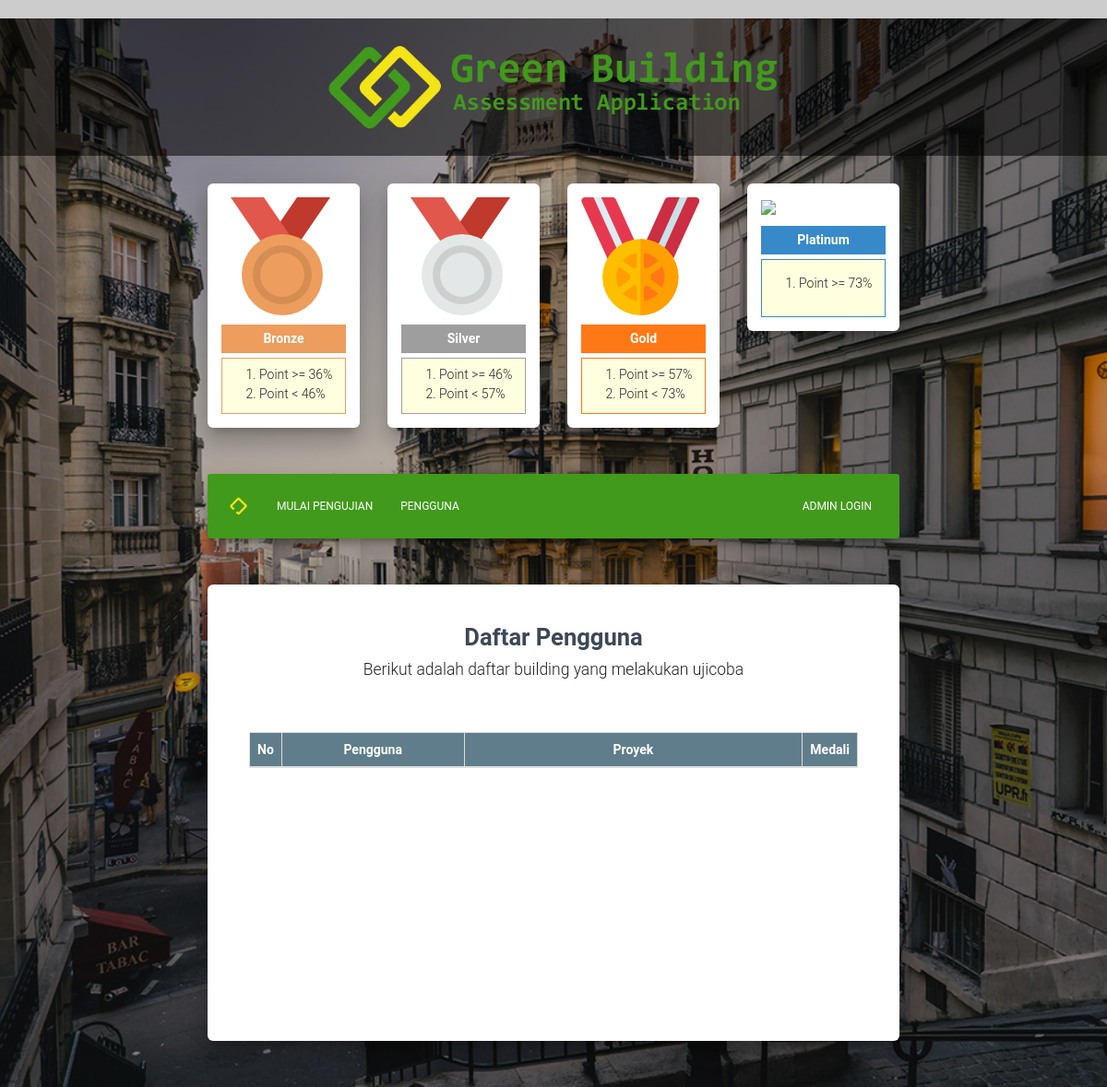
The app's page /index.php/c_dashboard/pengguna, older data.
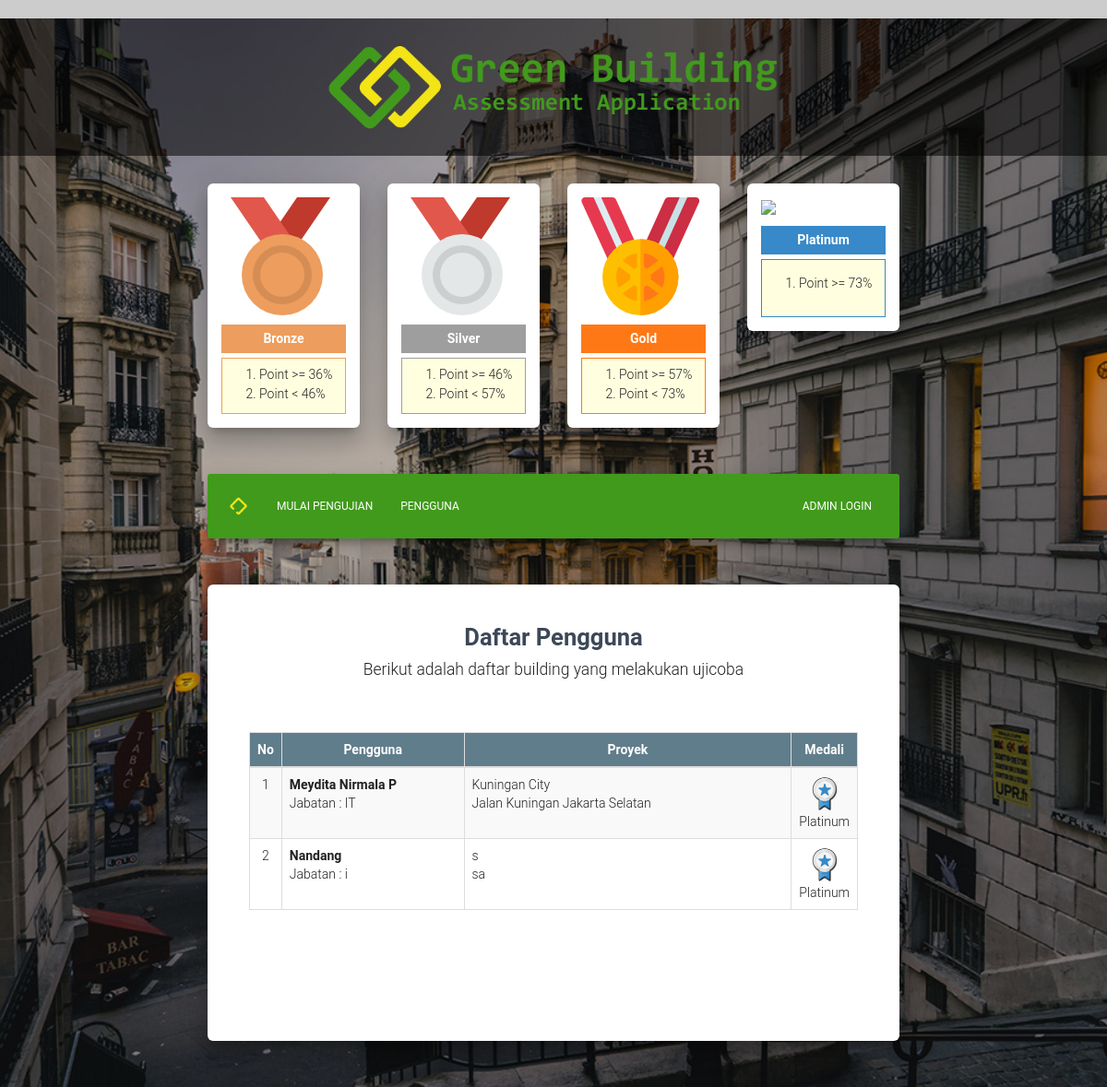
The same page, newer data.
### tables this page shows
CREATE TABLE `user` (
  `ID` int(11) NOT NULL AUTO_INCREMENT,
  `Name` varchar(100) DEFAULT NULL,
  `Position` varchar(200) DEFAULT NULL,
  `Email` varchar(200) DEFAULT NULL,
  `Password` varchar(255) DEFAULT NULL,
  `Hp` varchar(15) DEFAULT NULL,
  `JobID` int(11) DEFAULT NULL,
  `JobOther` varchar(100) DEFAULT NULL,
  `ProjectName` varchar(200) DEFAULT NULL,
  `Location` varchar(200) DEFAULT NULL,
  `LandArea` float DEFAULT NULL COMMENT 'luas lahan',
  `BuildingArea` float DEFAULT NULL COMMENT 'luas bangunan',
  `CreateAt` datetime NOT NULL,
  PRIMARY KEY (`ID`)
);

### application/controllers/C_dashboard.php (called while the page is built, shortened)
<?php
class C_dashboard extends CI_Controller {
    function __construct()
    {
        $this->load->model('m_dashboard');
    }
    public function temp($page){
        $data['page'] = $page;
        $this->load->view('template/template',$data);
    }
    public function dash_menu($content){
        $data['content'] = $content;
        $page = $this->load->view('page/dashboard_menu',$data,true);
        $this->temp($page);
    }
    public function pengguna(){
        $dataPengguna = $this->db->order_by('ID','ASC')->get('apgt1743_green.user')->result_array();
        for($i=0;$i<count($dataPengguna);$i++){
            $perc = $this->m_dashboard->getPercentage($dataPengguna[$i]['ID']);
            $dataPengguna[$i]['Percentage'] = $perc;
        }
        $data['dataPengguna'] = $dataPengguna;
        $page = $this->load->view('page/pengguna',$data,true);
        $this->dash_menu($page);
    }
}

### index.php (called while the page is built, shortened)
<?php
require_once BASEPATH.'core/CodeIgniter.php';

### application/models/M_dashboard.php (called while the page is built, shortened)
<?php
class M_dashboard extends CI_Model {
    public function getPercentage($IDUser){
        $dataPercentage = $this->db->order_by('ID','ASC')->get_where('apgt1743_green.user_step_log',
            array('IDUser' => $IDUser))->result_array();
        $t1 = 0;
        $t2 = 0;
        $t3 = 0;
        $t4 = 0;
        $t5 = 0;
        $t6 = 0;
        foreach ($dataPercentage AS $item){
            if($item['IDTitle']=='1'){
                $t1 = $item['Percentage'];
            } else if($item['IDTitle']=='2'){
                $t2 = $item['Percentage'];
            } else if($item['IDTitle']=='3'){
                $t3 = $item['Percentage'];
            } else if($item['IDTitle']=='4'){
                $t4 = $item['Percentage'];
            } else if($item['IDTitle']=='5'){
                $t5 = $item['Percentage'];
            } else if($item['IDTitle']=='6'){
                $t6 = $item['Percentage'];
            }
        }
        $totalPercentage = $t1 + $t2 + $t3 + $t4 + $t5 + $t6;
        return $totalPercentage;
    }
}

### application/views/page/pengguna.php (the view, shortened to what this page needs)
<div class="container">
    <div class="row">
        <div class="col-md-8 col-md-offset-2">
            <div class="wizard-container">
                <div class="card wizard-card" data-color="green" id="wizard" style="padding: 15px;padding-left: 30px;padding-right: 30px;">
                    <div class="wizard-header">
                        <h3 class="wizard-title">
                            Daftar Pengguna
                        </h3>
                        <h5>Berikut adalah daftar building yang melakukan ujicoba</h5>
                    </div>
                    <div class="tab-content">
                        <div class="row">
                            <div class="col-md-12">
                                <table class="table table-bordered table-striped" id="tablePengguna">
                                    <thead>
                                    <tr>
                                        <th style="width: 1%;">No</th>
                                        <th style="width: 30%;">Pengguna</th>
                                        <th>Proyek</th>
                                        <th style="width: 7%;">Medali</th>
                                    </tr>
                                    </thead>
                                    <tbody>
                                    <?php $no=1; foreach ($dataPengguna AS $item){
                                        $totalPercentage = $item['Percentage'];
                                        $ketD = '';
                                        $ketIcon = '';
                                        if((float)$totalPercentage>=36 && (float)$totalPercentage<46){
                                            $ketD = 'Bronze';
                                            $ketIcon = 'bronze2.png';
                                        }
                                        else if((float)$totalPercentage>=46 && (float)$totalPercentage<57){
                                            $ketD = 'Silver';
                                            $ketIcon = 'silver2.png';
                                        }
                                        else if((float)$totalPercentage>=57 && (float)$totalPercentage<73){
                                            $ketD = 'Gold';
                                            $ketIcon = 'gold2.png';
                                        }
                                        else if((float)$totalPercentage>=73){
                                            $ketD = 'Platinum';
                                            $ketIcon = 'platinum2.png';
                                        }
                                        ?>
                                        <tr>
                                            <td><?php echo $no++; ?></td>
                                            <td style="text-align: left;">
                                                <b><?php echo $item['Name'] ?></b><br/>
                                                <span>Jabatan : <?php echo $item['Position']; ?></span>
                                            </td>
                                            <td style="text-align: left;">
                                                <?php echo $item['ProjectName']; ?><br/>
                                                <?php echo $item['Location']; ?>
                                            </td>
                                            <td>
                                                <?php if($ketIcon!=''){ ?>
                                                    <img src="<?php echo base_url('assets/images/icon/'.$ketIcon); ?>" style="max-width: 40px;">
                                                    <?php echo $ketD; ?>
                                                <?php } else {
                                                    echo '-';
                                                } ?>
                                            </td>
                                        </tr>
                                    <?php } ?>
                                    </tbody>
                                </table>
                            </div>
                        </div>
                    </div>
                </div>
            </div>
        </div>
    </div>
</div>

### application/views/page/dashboard_menu.php (shortened to what this page needs)
<div class="image-container set-full-height" style="background-image: url('<?php echo base_url("assets/images/bg/wizard-book.jpg"); ?>');padding-bottom: 50px;">
    <div  style="background: #0000008c;margin-bottom: 30px;padding: 15px;">
        <div class="container">
            <div class="row">
                <div class="col-md-12 text-center" style="color: #ffffff;">
                    <img src="<?php echo  base_url('assets/images/icon/logo_tr.png'); ?>" style="max-width: 500px;">
                </div>
            </div>
        </div>
    </div>
    <div class="container">
        <div class="row">
            <div class="col-md-2 col-md-offset-2">
                <div class="card wizard-card medali animated flipInY">
                    <img class=" animated pulse infinite" src="<?php echo base_url('assets/images/icon/bronze.png'); ?>">
                    <div class="bobot-bronze">
                        Bronze
                    </div>
                    <div style="margin-top: 5px;background: lightyellow;border: 1px solid #ed9d5d;padding-top: 7px;">
                        <ol>
                            <li>Point >= 36%</li>
                            <li>Point < 46%</li>
                        </ol>
                    </div>
                </div>
            </div>
            <div class="col-md-2">
                <div class="card wizard-card medali animated flipInY delay-1s">
                    <img class="animated pulse infinite" src="<?php echo base_url('assets/images/icon/silver.png'); ?>">
                    <div class="bobot-silver">
                        Silver
                    </div>
                    <div style="margin-top: 5px;background: lightyellow;border: 1px solid #9e9e9e;padding-top: 7px;">
                        <ol>
                            <li>Point >= 46%</li>
                            <li>Point < 57%</li>
                        </ol>
                    </div>
                </div>
            </div>
            <div class="col-md-2">
                <div class="card wizard-card medali animated flipInY delay-2s">
                    <img class="animated pulse infinite" src="<?php echo base_url('assets/images/icon/gold.png'); ?>">
                    <div class="bobot-gold">
                        Gold
                    </div>
                    <div style="margin-top: 5px;background: lightyellow;border: 1px solid #ff7816;padding-top: 7px;">
                        <ol>
                            <li>Point >= 57%</li>
                            <li>Point < 73%</li>
                        </ol>
                    </div>
                </div>
            </div>
            <div class="col-md-2">
                <div class="card wizard-card medali animated flipInY delay-3s">
                    <img class="animated pulse infinite" src="<?php echo base_url('assets/images/icon/platinum.png'); ?>">
                    <div class="bobot-platinum">
                        Platinum
                    </div>
                    <div style="margin-top: 5px;background: lightyellow;border: 1px solid #3789c9;padding-top: 15px;padding-bottom: 15px;">
                        <ol>
                            <li>Point >= 73%</li>
                        </ol>
                    </div>
                </div>
            </div>
        </div>
    </div>
    <div class="container" style="margin-top: 50px;">
        <div class="row">
            <div class="col-md-8 col-md-offset-2">
                <nav class="navbar navbar-inverse">
                    <div class="container-fluid">
                        <div class="navbar-header">
                            <a class="navbar-brand" href="<?php echo base_url(); ?>">
                                <img src="<?php echo base_url('assets/images/icon/icon.png'); ?>">
                            </a>
                        </div>
                        <div class="collapse navbar-collapse" id="bs-example-navbar-collapse-1">
                            <ul class="nav navbar-nav">
                                <li class="<?php if($this->uri->segment(1)==''){ echo 'active'; } ?>"><a href="<?php echo base_url(); ?>">Mulai Pengujian</a></li>
                                <li class="<?php if($this->uri->segment(1)=='pengguna'){ echo 'active'; } ?>"><a href="<?php echo base_url('pengguna'); ?>">Pengguna</a></li>
                            </ul>
                            <ul class="nav navbar-nav navbar-right">
                                <li><a href="javascript:void(0);" id="btnLoginAdmin">Admin Login</a></li>
                            </ul>
                        </div>
                    </div>
                </nav>
            </div>
        </div>
    </div>
    <?php echo $content; ?>
</div>

### application/views/template/template.php (shortened to what this page needs)
<!doctype html>
<html lang="en">
<head>
    <link href="<?php echo base_url('assets/bootstrap/css/bootstrap.min.css'); ?>" rel="stylesheet">
    <link href="<?php echo base_url('assets/animate/animate.css'); ?>" rel="stylesheet">
    <link href="<?php echo base_url('assets/fontawesome/css/font-awesome.min.css'); ?>" rel="stylesheet">
    <link href="<?php echo base_url('assets/custom/temp.css'); ?>" rel="stylesheet">
</head>
<body>
        <?php echo $page; ?>
</body>
</html>

### assets/custom/temp.css (style rules this page uses)
body { background: #5e6467; }
body { background-color: #E5E5E5; color: #3C4858; }
body, h1, h2, h3, h4, h5, h6, .h1, .h2, .h3, .h4 { font-family: "Roboto", "Helvetica", "Arial", sans-serif; font-weight: 300; line-height: 1.5em; }
a { color: #9c27b0; }
* { -webkit-tap-highlight-color: rgba(255, 255, 255, 0); -webkit-tap-highlight-color: transparent; }
.image-container { min-height: 100vh; background-position: center center; background-size: cover; position: relative; }
.image-container:before { content: ""; display: block; position: absolute; left: 0; top: 0; width: 100%; height: 100%; background: #000000; opacity: .3; }
.wizard-container { padding-top: 30px; z-index: 3; }
h3, .h3 { font-size: 1.825em; line-height: 1.4em; margin: 20px 0 10px; }
h5, .h5 { font-size: 1.25em; line-height: 1.4em; margin-bottom: 15px; }
.title, .card-title, .wizard-title { font-weight: 700; }
.title, .title a, .card-title, .card-title a, .wizard-title, .wizard-title a { color: #3C4858; text-decoration: none; }
.card { background-color: #FFFFFF; padding: 10px 0; width: 100%; border-radius: 6px; color: rgba(0,0,0, 0.87); background: #fff; }
.wizard-card { min-height: 110px; box-shadow: 0 16px 24px 2px rgba(0, 0, 0, 0.14), 0 6px 30px 5px rgba(0, 0, 0, 0.12), 0 8px 10px -5px rgba(0, 0, 0, 0.2); }
.wizard-card .tab-content { min-height: 340px; padding: 20px 15px; }
.wizard-card .wizard-header { text-align: center; padding: 25px 0 35px; }
.wizard-card .wizard-header h5 { margin: 5px 0 0; }
.wizard-card .wizard-title { margin: 0; }
body { background-color: #CCCCCC; }
.navbar { border: 0; border-radius: 3px; box-shadow: 0 10px 20px -12px rgba(0, 0, 0, 0.42), 0 3px 20px 0px rgba(0, 0, 0, 0.12), 0 8px 10px -5px rgba(0, 0, 0, 0.2); padding: 10px 0; -webkit-transition: all 150ms ease 0s; -moz-transition: all 150ms ease 0s; -o-transition: all 150ms ease 0s; -ms-transition: all 150ms ease 0s; transition: all 150ms ease 0s; }
.navbar .navbar-brand { position: relative; height: 50px; line-height: 30px; color: inherit; padding: 10px 15px; }
.navbar, .navbar.navbar-default { background-color: #9c27b0; color: #FFFFFF; }
.navbar .navbar-nav > li > a { color: inherit; padding-top: 15px; padding-bottom: 15px; font-weight: 400; font-size: 12px; text-transform: uppercase; border-radius: 3px; }

### application/views/page/dashboard_menu.php (style rules this page uses)
body { margin-top:20px; }
.navbar-brand { padding: 0px; }
.navbar-brand>img { height: 100%; padding: 0px; width: auto; }
.image-container { background-attachment: fixed; }
.medali { padding: 15px; }
.bobot-bronze { margin-top: 10px; text-align: center; font-weight: bold; background: #ed9d5d; color: #ffffff; padding: 5px; }
.bobot-silver { margin-top: 10px; text-align: center; font-weight: bold; background: #9e9e9e; color: #ffffff; padding: 5px; }
.bobot-gold { margin-top: 10px; text-align: center; font-weight: bold; background: #ff7816; color: #ffffff; padding: 5px; }
.bobot-platinum { margin-top: 10px; text-align: center; font-weight: bold; background: #3789c9; color: #ffffff; padding: 5px; }
.navbar, .navbar.navbar-default { background-color: #419a1c; color: #FFFFFF; }

### application/views/page/pengguna.php (style rules this page uses)
#tablePengguna th { text-align: center; background: #607d8b; color: #fff; }
#tablePengguna td { text-align: center; }

Row changes from the older to the newer data that the page shows:
added user: Name "Meydita Nirmala P", Position "IT", ProjectName "Kuningan City", Location "Jalan Kuningan Jakarta Selatan", ketD "Platinum"
added user: Name "Nandang", Position "i", ProjectName "s", Location "sa", ketD "Platinum"
